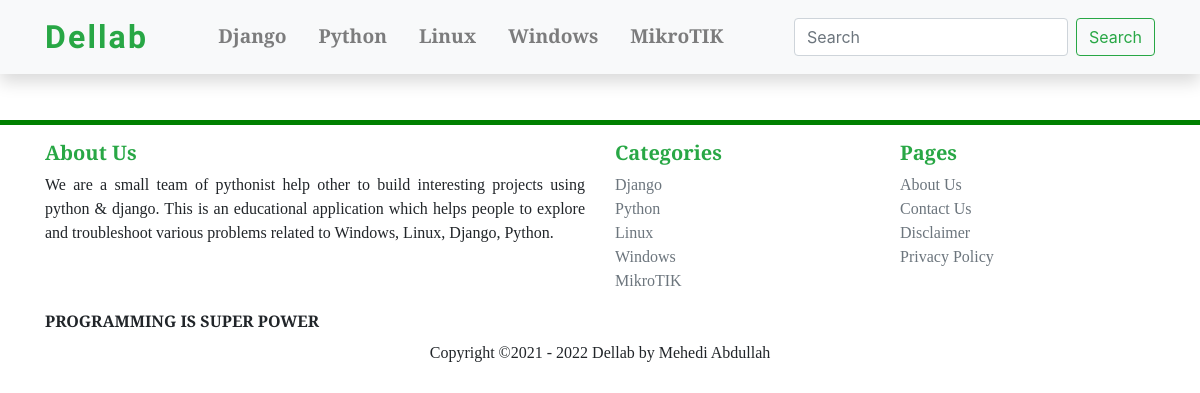
The page /windows/ on the database as committed earlier.
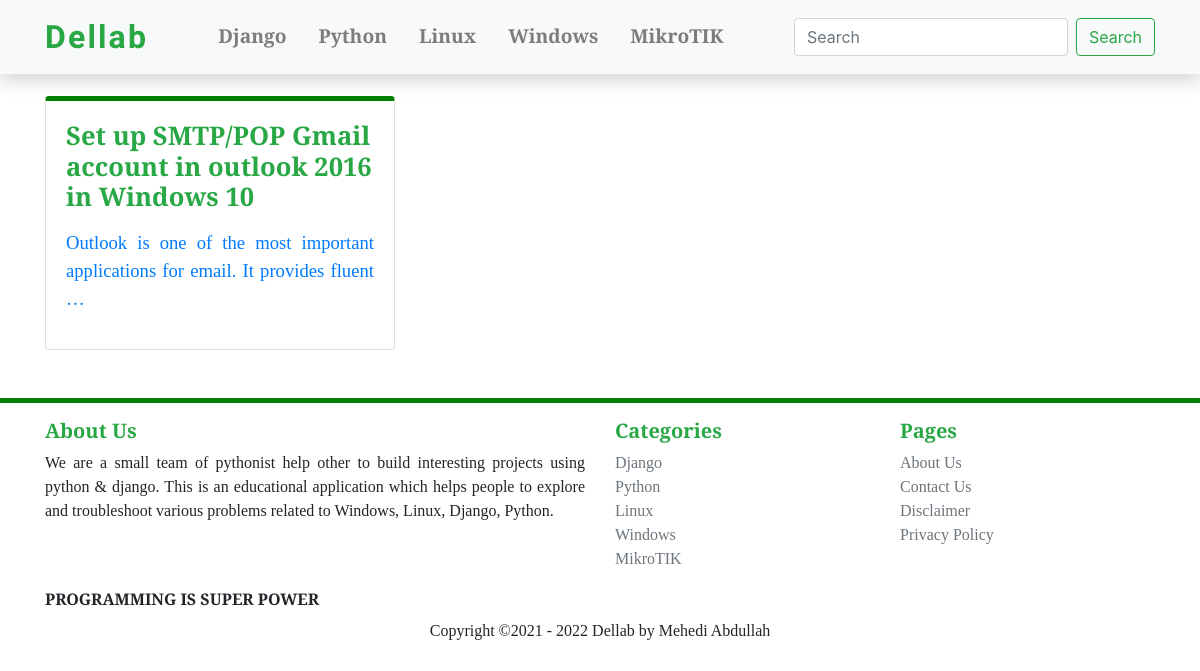
The same page on the database as committed later.
### blog/models.py (models this page shows, shortened)
class Blog(models.Model):
    title = models.TextField(unique=True, max_length=987)
    writer = models.ForeignKey(User, on_delete=models.CASCADE, null=True, default=1)
    updated = models.DateField(auto_now=True, auto_now_add=False)
    timestamp = models.DateTimeField(auto_now=False, auto_now_add=True)
    category = models.ForeignKey(Category, on_delete=models.CASCADE)
    content = HTMLField()
    slug = models.SlugField(blank=True, max_length=987)
    def get_absolute_url(self):
        return reverse("details", kwargs={"id": self.id, 'slug': self.slug})

### blog/views.py (the view)
# urls.py: path('windows/', views.windows_index, name='windows_index'),
def windows_index(request):
    windows = Blog.objects.filter(Q(category__title__contains ='windows'))
    return render(request, 'windows/index.html', {'windows': windows })

### templates/windows/index.html (shortened to what this page needs)
{% extends 'master.html' %}
{% block main %}
    <div class="container mt-5">
        <div class="row">
            {% for windows in windows %}
                <div class="col-md-4 mt-5">
                    <div class="card h-100" style=" font-family: 'Averia Serif Libre', cursive; border-top: 5px solid green; border-radius:1.6 rem">
                        <a href={{ windows.get_absolute_url }} " style='text-decoration: none;'>
                            <div class="card-body">
                                <h5 class="card-title text-success text-align-center font-weight-bold" style='font-size: 1.6rem; justify-content: center'> {{ windows.title|safe }}</h5>
                                <p class="card-text text-secondary" style='font-size: 1.3rem; justify: center'>{{windows.content|truncatechars:144|safe}}</p>
                            </div>
                        </a>
                    </div>
                </div>
            {% empty %}
                No Post Found
            {% endfor %}
        </div>
    </div>
{% endblock main %}

Rows that differ between the two databases and show on the page:
added Blog: title "Set up SMTP/POP Gmail account in outlook 2016 in Windows 10", content "Outlook is one of the most important applications for email. It provides fluent …"
